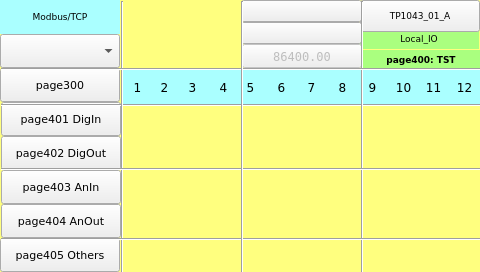
<?xml version="1.0" encoding="UTF-8"?>
<ui version="4.0">
<class>page400</class>
<widget class="QWidget" name="page400">
<property name="geometry">
<rect>
<x>0</x>
<y>0</y>
<width>480</width>
<height>272</height>
</rect>
</property>
<property name="minimumSize">
<size>
<width>480</width>
<height>272</height>
</size>
</property>
<property name="maximumSize">
<size>
<width>480</width>
<height>272</height>
</size>
</property>
<property name="windowTitle">
<string>page400</string>
</property>
<property name="styleSheet">
<string notr="true">QWidget#page400
{
background-color: rgb(255, 255, 127);
}</string>
</property>
<widget class="QLabel" name="label_18">
<property name="geometry">
<rect>
<x>359</x>
<y>29</y>
<width>120</width>
<height>20</height>
</rect>
</property>
<property name="font">
<font>
<family>DejaVu Sans</family>
  <pointsize>7</pointsize>
</font>
</property>
<property name="styleSheet">
<string notr="true">background-color: rgb(170, 255, 127);</string>
</property>
<property name="text">
<string>Local_IO</string>
</property>
<property name="alignment">
<set>Qt::AlignCenter</set>
</property>
</widget>
<widget class="ATCMbutton" name="atcmButton_5">
<property name="geometry">
<rect>
<x>360</x>
<y>0</y>
<width>120</width>
<height>32</height>
</rect>
</property>
<property name="font">
<font>
<family>DejaVu Sans</family>
  <pointsize>7</pointsize>
<weight>50</weight>
<bold>false</bold>
</font>
</property>
<property name="toolTip">
<string/>
</property>
<property name="whatsThis">
<string>ATCMbutton widget</string>
</property>
<property name="pageName">
<string>menu</string>
</property>
<property name="statusvar">
<string/>
</property>
<property name="viewStatus">
<bool>false</bool>
</property>
<property name="refresh">
<number>200</number>
</property>
<property name="visibilityVar">
<string/>
</property>
<property name="bgColor">
<color>
<red>85</red>
<green>255</green>
<blue>255</blue>
</color>
</property>
<property name="borderColor">
<color>
<red>220</red>
<green>220</green>
<blue>220</blue>
</color>
</property>
<property name="text">
<string>TP1043_01_A</string>
</property>
<property name="pressText">
<string>TP1043_01_A</string>
</property>
<property name="borderWidth">
<number>2</number>
</property>
<property name="borderRadius">
<number>0</number>
</property>
<property name="apparence">
<enum>QFrame::Raised</enum>
</property>
</widget>
<widget class="QLabel" name="label_PLC_DigIn_10">
<property name="geometry">
<rect>
<x>388</x>
<y>70</y>
<width>31</width>
<height>34</height>
</rect>
</property>
<property name="font">
<font>
<family>DejaVu Sans</family>
  <pointsize>9</pointsize>
</font>
</property>
<property name="styleSheet">
<string notr="true">background-color: rgb(170, 255, 255);</string>
</property>
<property name="text">
<string>10</string>
</property>
<property name="alignment">
<set>Qt::AlignCenter</set>
</property>
</widget>
<widget class="QLabel" name="label_PLC_DigIn_2">
<property name="geometry">
<rect>
<x>149</x>
<y>70</y>
<width>31</width>
<height>34</height>
</rect>
</property>
<property name="font">
<font>
<family>DejaVu Sans</family>
  <pointsize>9</pointsize>
</font>
</property>
<property name="styleSheet">
<string notr="true">background-color: rgb(170, 255, 255);</string>
</property>
<property name="text">
<string>2</string>
</property>
<property name="alignment">
<set>Qt::AlignCenter</set>
</property>
</widget>
<widget class="QLabel" name="label_PLC_DigIn_6">
<property name="geometry">
<rect>
<x>266</x>
<y>70</y>
<width>31</width>
<height>34</height>
</rect>
</property>
<property name="font">
<font>
<family>DejaVu Sans</family>
  <pointsize>9</pointsize>
</font>
</property>
<property name="styleSheet">
<string notr="true">background-color: rgb(170, 255, 255);</string>
</property>
<property name="text">
<string>6</string>
</property>
<property name="alignment">
<set>Qt::AlignCenter</set>
</property>
</widget>
<widget class="ATCMtime" name="atcmTime_2">
<property name="geometry">
<rect>
<x>241</x>
<y>22</y>
<width>121</width>
<height>22</height>
</rect>
</property>
<property name="font">
<font>
<family>DejaVu Sans Mono</family>
  <pointsize>8</pointsize>
</font>
</property>
<property name="toolTip">
<string>ATCM QTime</string>
</property>
<property name="whatsThis">
<string>ATCMtime widget</string>
</property>
<property name="bgColor">
<color>
<red>170</red>
<green>255</green>
<blue>127</blue>
</color>
</property>
<property name="borderWidth">
<number>0</number>
</property>
<property name="borderRadius">
<number>0</number>
</property>
</widget>
<widget class="QLabel" name="label_PLC_DigIn_5">
<property name="geometry">
<rect>
<x>235</x>
<y>70</y>
<width>31</width>
<height>34</height>
</rect>
</property>
<property name="font">
<font>
<family>DejaVu Sans</family>
  <pointsize>9</pointsize>
</font>
</property>
<property name="styleSheet">
<string notr="true">background-color: rgb(170, 255, 255);</string>
</property>
<property name="text">
<string>5</string>
</property>
<property name="alignment">
<set>Qt::AlignCenter</set>
</property>
</widget>
<widget class="ATCMbutton" name="atcmButton_page404">
<property name="geometry">
<rect>
<x>1</x>
<y>204</y>
<width>120</width>
<height>34</height>
</rect>
</property>
<property name="toolTip">
<string/>
</property>
<property name="whatsThis">
<string>ATCMbutton widget</string>
</property>
<property name="pageName">
<string>page404</string>
</property>
<property name="statusvar">
<string/>
</property>
<property name="viewStatus">
<bool>false</bool>
</property>
<property name="visibilityVar">
<string/>
</property>
<property name="bgColor">
<color>
<red>170</red>
<green>255</green>
<blue>255</blue>
</color>
</property>
<property name="text">
<string>page404 AnOut</string>
</property>
<property name="pressText">
<string>page404 AnOut</string>
</property>
<property name="borderWidth">
<number>0</number>
</property>
<property name="borderRadius">
<number>0</number>
</property>
<property name="apparence">
<enum>QFrame::Raised</enum>
</property>
<property name="font">
 <font>
  <family>DejaVu Sans</family>
  <pointsize>8</pointsize>
 </font>
</property>
</widget>
<widget class="QLabel" name="label_PLC_DigIn_11">
<property name="geometry">
<rect>
<x>418</x>
<y>70</y>
<width>31</width>
<height>34</height>
</rect>
</property>
<property name="font">
<font>
<family>DejaVu Sans</family>
  <pointsize>9</pointsize>
</font>
</property>
<property name="styleSheet">
<string notr="true">background-color: rgb(170, 255, 255);</string>
</property>
<property name="text">
<string>11</string>
</property>
<property name="alignment">
<set>Qt::AlignCenter</set>
</property>
</widget>
<widget class="ATCMdate" name="atcmDate">
<property name="geometry">
<rect>
<x>241</x>
<y>0</y>
<width>121</width>
<height>22</height>
</rect>
</property>
<property name="font">
<font>
<family>DejaVu Sans Mono</family>
  <pointsize>8</pointsize>
</font>
</property>
<property name="toolTip">
<string>ATCM QDate</string>
</property>
<property name="whatsThis">
<string>ATCMdate widget</string>
</property>
<property name="bgColor">
<color>
<red>170</red>
<green>255</green>
<blue>127</blue>
</color>
</property>
<property name="borderWidth">
<number>0</number>
</property>
<property name="borderRadius">
<number>0</number>
</property>
<property name="format">
<enum>ATCMdate::YYYY_MM_DD</enum>
</property>
</widget>
<widget class="QLabel" name="label_PLC_DigIn_1">
<property name="geometry">
<rect>
<x>122</x>
<y>70</y>
<width>31</width>
<height>34</height>
</rect>
</property>
<property name="font">
<font>
<family>DejaVu Sans</family>
  <pointsize>9</pointsize>
</font>
</property>
<property name="styleSheet">
<string notr="true">background-color: rgb(170, 255, 255);</string>
</property>
<property name="text">
<string>1</string>
</property>
<property name="alignment">
<set>Qt::AlignCenter</set>
</property>
</widget>
<widget class="QLabel" name="label_Page">
<property name="geometry">
<rect>
<x>361</x>
<y>50</y>
<width>120</width>
<height>20</height>
</rect>
</property>
<property name="font">
<font>
<family>DejaVu Sans</family>
  <pointsize>7</pointsize>
<weight>75</weight>
<bold>true</bold>
</font>
</property>
<property name="styleSheet">
<string notr="true">background-color: rgb(170, 255, 127);</string>
</property>
<property name="text">
<string>page400: TST</string>
</property>
<property name="alignment">
<set>Qt::AlignCenter</set>
</property>
</widget>
<widget class="ATCMbutton" name="atcmButton_page401">
<property name="geometry">
<rect>
<x>1</x>
<y>102</y>
<width>120</width>
<height>34</height>
</rect>
</property>
<property name="toolTip">
<string/>
</property>
<property name="whatsThis">
<string>ATCMbutton widget</string>
</property>
<property name="pageName">
<string>page401</string>
</property>
<property name="statusvar">
<string/>
</property>
<property name="viewStatus">
<bool>false</bool>
</property>
<property name="visibilityVar">
<string/>
</property>
<property name="bgColor">
<color>
<red>255</red>
<green>255</green>
<blue>127</blue>
</color>
</property>
<property name="text">
<string>page401 DigIn</string>
</property>
<property name="pressText">
<string>page401 DigIn</string>
</property>
<property name="borderWidth">
<number>0</number>
</property>
<property name="borderRadius">
<number>0</number>
</property>
<property name="apparence">
<enum>QFrame::Raised</enum>
</property>
<property name="font">
 <font>
  <family>DejaVu Sans</family>
  <pointsize>8</pointsize>
 </font>
</property>
</widget>
<widget class="Line" name="line_hr_2">
<property name="geometry">
<rect>
<x>1</x>
<y>168</y>
<width>481</width>
<height>3</height>
</rect>
</property>
<property name="orientation">
<enum>Qt::Horizontal</enum>
</property>
<property name="font">
 <font>
  <family>DejaVu Sans</family>
  <pointsize>8</pointsize>
 </font>
</property>
</widget>
<widget class="ATCMbutton" name="atcmButton_page403">
<property name="geometry">
<rect>
<x>1</x>
<y>170</y>
<width>120</width>
<height>34</height>
</rect>
</property>
<property name="toolTip">
<string/>
</property>
<property name="whatsThis">
<string>ATCMbutton widget</string>
</property>
<property name="pageName">
<string>page403</string>
</property>
<property name="statusvar">
<string/>
</property>
<property name="viewStatus">
<bool>false</bool>
</property>
<property name="visibilityVar">
<string/>
</property>
<property name="bgColor">
<color>
<red>255</red>
<green>255</green>
<blue>127</blue>
</color>
</property>
<property name="text">
<string>page403 AnIn</string>
</property>
<property name="pressText">
<string>page403 AnIn</string>
</property>
<property name="borderWidth">
<number>0</number>
</property>
<property name="borderRadius">
<number>0</number>
</property>
<property name="apparence">
<enum>QFrame::Raised</enum>
</property>
<property name="font">
 <font>
  <family>DejaVu Sans</family>
  <pointsize>8</pointsize>
 </font>
</property>
</widget>
<widget class="QLabel" name="label_PLC_DigIn_3">
<property name="geometry">
<rect>
<x>177</x>
<y>70</y>
<width>31</width>
<height>34</height>
</rect>
</property>
<property name="font">
<font>
<family>DejaVu Sans</family>
  <pointsize>9</pointsize>
</font>
</property>
<property name="styleSheet">
<string notr="true">background-color: rgb(170, 255, 255);</string>
</property>
<property name="text">
<string>3</string>
</property>
<property name="alignment">
<set>Qt::AlignCenter</set>
</property>
</widget>
<widget class="Line" name="line_hr_3">
<property name="geometry">
<rect>
<x>1</x>
<y>238</y>
<width>481</width>
<height>3</height>
</rect>
</property>
<property name="orientation">
<enum>Qt::Horizontal</enum>
</property>
<property name="font">
 <font>
  <family>DejaVu Sans</family>
  <pointsize>8</pointsize>
 </font>
</property>
</widget>
<widget class="ATCMled" name="atcmLed_PLC_DigOut_17">
<property name="geometry">
<rect>
<x>330</x>
<y>238</y>
<width>31</width>
<height>34</height>
</rect>
</property>
<property name="toolTip">
<string>TST_RTU1_RD</string>
</property>
<property name="whatsThis">
<string>ATCMled widget</string>
</property>
<property name="variable">
<string>TST_RTU1_RD</string>
</property>
<property name="refresh">
<number>500</number>
</property>
<property name="viewStatus">
<bool>false</bool>
</property>
<property name="visibilityVar">
<string/>
</property>
<property name="onIcon">
<iconset>
<normaloff>:/on.png</normaloff>:/on.png</iconset>
</property>
<property name="offIcon">
<iconset>
<normaloff>:/off.png</normaloff>:/off.png</iconset>
</property>
<property name="font">
 <font>
  <family>DejaVu Sans</family>
  <pointsize>8</pointsize>
 </font>
</property>
</widget>
<widget class="Line" name="line_vt_4">
<property name="geometry">
<rect>
<x>361</x>
<y>1</y>
<width>3</width>
<height>272</height>
</rect>
</property>
<property name="orientation">
<enum>Qt::Vertical</enum>
</property>
<property name="font">
 <font>
  <family>DejaVu Sans</family>
  <pointsize>8</pointsize>
 </font>
</property>
</widget>
<widget class="Line" name="line_hr_1">
<property name="geometry">
<rect>
<x>1</x>
<y>68</y>
<width>481</width>
<height>3</height>
</rect>
</property>
<property name="orientation">
<enum>Qt::Horizontal</enum>
</property>
<property name="font">
 <font>
  <family>DejaVu Sans</family>
  <pointsize>8</pointsize>
 </font>
</property>
</widget>
<widget class="ATCMled" name="atcmLed_PLC_DigOut_18">
<property name="geometry">
<rect>
<x>180</x>
<y>238</y>
<width>31</width>
<height>34</height>
</rect>
</property>
<property name="toolTip">
<string>TST_FWrevision</string>
</property>
<property name="whatsThis">
<string>ATCMled widget</string>
</property>
<property name="variable">
<string>TST_FWrevision</string>
</property>
<property name="refresh">
<number>500</number>
</property>
<property name="viewStatus">
<bool>false</bool>
</property>
<property name="visibilityVar">
<string/>
</property>
<property name="onIcon">
<iconset>
<normaloff>:/on.png</normaloff>:/on.png</iconset>
</property>
<property name="offIcon">
<iconset>
<normaloff>:/off.png</normaloff>:/off.png</iconset>
</property>
<property name="font">
 <font>
  <family>DejaVu Sans</family>
  <pointsize>8</pointsize>
 </font>
</property>
</widget>
<widget class="QLabel" name="label_PLC_DigIn_9">
<property name="geometry">
<rect>
<x>357</x>
<y>70</y>
<width>31</width>
<height>34</height>
</rect>
</property>
<property name="font">
<font>
<family>DejaVu Sans</family>
  <pointsize>9</pointsize>
</font>
</property>
<property name="styleSheet">
<string notr="true">background-color: rgb(170, 255, 255);</string>
</property>
<property name="text">
<string>9</string>
</property>
<property name="alignment">
<set>Qt::AlignCenter</set>
</property>
</widget>
<widget class="QLabel" name="label_PLC_DigIn_12">
<property name="geometry">
<rect>
<x>449</x>
<y>70</y>
<width>31</width>
<height>34</height>
</rect>
</property>
<property name="font">
<font>
<family>DejaVu Sans</family>
  <pointsize>9</pointsize>
</font>
</property>
<property name="styleSheet">
<string notr="true">background-color: rgb(170, 255, 255);</string>
</property>
<property name="text">
<string>12</string>
</property>
<property name="alignment">
<set>Qt::AlignCenter</set>
</property>
</widget>
<widget class="ATCMbutton" name="atcmButton_page402">
<property name="geometry">
<rect>
<x>1</x>
<y>136</y>
<width>120</width>
<height>34</height>
</rect>
</property>
<property name="toolTip">
<string/>
</property>
<property name="whatsThis">
<string>ATCMbutton widget</string>
</property>
<property name="pageName">
<string>page402</string>
</property>
<property name="statusvar">
<string/>
</property>
<property name="viewStatus">
<bool>false</bool>
</property>
<property name="visibilityVar">
<string/>
</property>
<property name="bgColor">
<color>
<red>170</red>
<green>255</green>
<blue>255</blue>
</color>
</property>
<property name="text">
<string>page402 DigOut</string>
</property>
<property name="pressText">
<string>page402 DigOut</string>
</property>
<property name="borderWidth">
<number>0</number>
</property>
<property name="borderRadius">
<number>0</number>
</property>
<property name="apparence">
<enum>QFrame::Raised</enum>
</property>
<property name="font">
 <font>
  <family>DejaVu Sans</family>
  <pointsize>8</pointsize>
 </font>
</property>
</widget>
<widget class="ATCMlabel" name="atcmLabel_PLC_time">
<property name="enabled">
<bool>false</bool>
</property>
<property name="geometry">
<rect>
<x>242</x>
<y>44</y>
<width>120</width>
<height>24</height>
</rect>
</property>
<property name="font">
<font>
<family>DejaVu Sans Mono</family>
  <pointsize>9</pointsize>
</font>
</property>
<property name="text">
<string>86400.00</string>
</property>
<property name="toolTip">
<string>PLC_time</string>
</property>
<property name="whatsThis">
<string>ATCMlabel widget</string>
</property>
<property name="variable">
<string>PLC_time</string>
</property>
<property name="refresh">
<number>500</number>
</property>
<property name="max">
<string>0</string>
</property>
<property name="min">
<string>0</string>
</property>
<property name="viewStatus">
<bool>false</bool>
</property>
<property name="visibilityVar">
<string/>
</property>
<property name="bgColor">
<color>
<red>170</red>
<green>255</green>
<blue>127</blue>
</color>
</property>
<property name="fontColor">
<color>
<red>0</red>
<green>0</green>
<blue>0</blue>
</color>
</property>
<property name="borderWidth">
<number>0</number>
</property>
<property name="borderRadius">
<number>0</number>
</property>
</widget>
<widget class="ATCMled" name="atcmLed_PLC_DigOut_19">
<property name="geometry">
<rect>
<x>210</x>
<y>238</y>
<width>31</width>
<height>34</height>
</rect>
</property>
<property name="toolTip">
<string>TST_HWconfig</string>
</property>
<property name="whatsThis">
<string>ATCMled widget</string>
</property>
<property name="variable">
<string>TST_HWconfig</string>
</property>
<property name="refresh">
<number>500</number>
</property>
<property name="viewStatus">
<bool>false</bool>
</property>
<property name="visibilityVar">
<string/>
</property>
<property name="onIcon">
<iconset>
<normaloff>:/on.png</normaloff>:/on.png</iconset>
</property>
<property name="offIcon">
<iconset>
<normaloff>:/off.png</normaloff>:/off.png</iconset>
</property>
<property name="font">
 <font>
  <family>DejaVu Sans</family>
  <pointsize>8</pointsize>
 </font>
</property>
</widget>
<widget class="Line" name="line_vt_2">
<property name="geometry">
<rect>
<x>241</x>
<y>1</y>
<width>3</width>
<height>272</height>
</rect>
</property>
<property name="orientation">
<enum>Qt::Vertical</enum>
</property>
<property name="font">
 <font>
  <family>DejaVu Sans</family>
  <pointsize>8</pointsize>
 </font>
</property>
</widget>
<widget class="Line" name="line_hr_4">
<property name="geometry">
<rect>
<x>1</x>
<y>104</y>
<width>481</width>
<height>3</height>
</rect>
</property>
<property name="orientation">
<enum>Qt::Horizontal</enum>
</property>
<property name="font">
 <font>
  <family>DejaVu Sans</family>
  <pointsize>8</pointsize>
 </font>
</property>
</widget>
<widget class="QLabel" name="label_PLC_DigIn_8">
<property name="geometry">
<rect>
<x>327</x>
<y>70</y>
<width>31</width>
<height>34</height>
</rect>
</property>
<property name="font">
<font>
<family>DejaVu Sans</family>
  <pointsize>9</pointsize>
</font>
</property>
<property name="styleSheet">
<string notr="true">background-color: rgb(170, 255, 255);</string>
</property>
<property name="text">
<string>8</string>
</property>
<property name="alignment">
<set>Qt::AlignCenter</set>
</property>
</widget>
<widget class="QLabel" name="label_PLC_DigIn_7">
<property name="geometry">
<rect>
<x>296</x>
<y>70</y>
<width>31</width>
<height>34</height>
</rect>
</property>
<property name="font">
<font>
<family>DejaVu Sans</family>
  <pointsize>9</pointsize>
</font>
</property>
<property name="styleSheet">
<string notr="true">background-color: rgb(170, 255, 255);</string>
</property>
<property name="text">
<string>7</string>
</property>
<property name="alignment">
<set>Qt::AlignCenter</set>
</property>
</widget>
<widget class="QLabel" name="label_PLC_DigIn_4">
<property name="geometry">
<rect>
<x>208</x>
<y>70</y>
<width>31</width>
<height>34</height>
</rect>
</property>
<property name="font">
<font>
<family>DejaVu Sans</family>
  <pointsize>9</pointsize>
</font>
</property>
<property name="styleSheet">
<string notr="true">background-color: rgb(170, 255, 255);</string>
</property>
<property name="text">
<string>4</string>
</property>
<property name="alignment">
<set>Qt::AlignCenter</set>
</property>
</widget>
<widget class="ATCMled" name="atcmLed_PLC_DigOut_20">
<property name="geometry">
<rect>
<x>300</x>
<y>238</y>
<width>31</width>
<height>34</height>
</rect>
</property>
<property name="toolTip">
<string>TST_RTU1_WR</string>
</property>
<property name="whatsThis">
<string>ATCMled widget</string>
</property>
<property name="variable">
<string>TST_RTU1_WR</string>
</property>
<property name="refresh">
<number>500</number>
</property>
<property name="viewStatus">
<bool>false</bool>
</property>
<property name="visibilityVar">
<string/>
</property>
<property name="onIcon">
<iconset>
<normaloff>:/on.png</normaloff>:/on.png</iconset>
</property>
<property name="offIcon">
<iconset>
<normaloff>:/off.png</normaloff>:/off.png</iconset>
</property>
<property name="font">
 <font>
  <family>DejaVu Sans</family>
  <pointsize>8</pointsize>
 </font>
</property>
</widget>
<widget class="Line" name="line_vt_1">
<property name="geometry">
<rect>
<x>121</x>
<y>1</y>
<width>3</width>
<height>272</height>
</rect>
</property>
<property name="orientation">
<enum>Qt::Vertical</enum>
</property>
<property name="font">
 <font>
  <family>DejaVu Sans</family>
  <pointsize>8</pointsize>
 </font>
</property>
</widget>
<widget class="ATCMbutton" name="atcmButton_page405">
<property name="geometry">
<rect>
<x>0</x>
<y>238</y>
<width>120</width>
<height>34</height>
</rect>
</property>
<property name="toolTip">
<string/>
</property>
<property name="whatsThis">
<string>ATCMbutton widget</string>
</property>
<property name="pageName">
<string>page405</string>
</property>
<property name="statusvar">
<string/>
</property>
<property name="viewStatus">
<bool>false</bool>
</property>
<property name="visibilityVar">
<string/>
</property>
<property name="bgColor">
<color>
<red>255</red>
<green>255</green>
<blue>127</blue>
</color>
</property>
<property name="text">
<string>page405 Others</string>
</property>
<property name="pressText">
<string>page405 Others</string>
</property>
<property name="borderWidth">
<number>0</number>
</property>
<property name="borderRadius">
<number>0</number>
</property>
<property name="apparence">
<enum>QFrame::Raised</enum>
</property>
<property name="font">
 <font>
  <family>DejaVu Sans</family>
  <pointsize>8</pointsize>
 </font>
</property>
</widget>
<widget class="ATCManimation" name="atcmAnimation_TEST_STATUS">
<property name="geometry">
<rect>
<x>120</x>
<y>0</y>
<width>120</width>
<height>68</height>
</rect>
</property>
<property name="toolTip">
<string>TEST_STATUS</string>
</property>
<property name="whatsThis">
<string>ATCManimation widget</string>
</property>
<property name="mapping">
<string>0;:/icons/my_img/local.png;216;:/icons/my_img/remote.png;42;:/icons/my_img/done.png</string>
</property>
<property name="variable">
<string>TEST_STATUS</string>
</property>
<property name="refresh">
<number>500</number>
</property>
<property name="viewStatus">
<bool>false</bool>
</property>
<property name="visibilityVar">
<string/>
</property>
<property name="font">
 <font>
  <family>DejaVu Sans</family>
  <pointsize>8</pointsize>
 </font>
</property>
</widget>
<widget class="ATCMcombobox" name="atcmComboBox">
<property name="geometry">
<rect>
<x>0</x>
<y>34</y>
<width>120</width>
<height>34</height>
</rect>
</property>
<property name="font">
<font>
<family>DejaVu Sans</family>
  <pointsize>7</pointsize>
</font>
</property>
<property name="toolTip">
<string>TEST_COMMAND</string>
</property>
<property name="whatsThis">
<string>ATCMcombobox widget</string>
</property>
<property name="variable">
<string>TEST_COMMAND</string>
</property>
<property name="refresh">
<number>500</number>
</property>
<property name="viewStatus">
<bool>false</bool>
</property>
<property name="writeAcknowledge">
<bool>false</bool>
</property>
<property name="visibilityVar">
<string/>
</property>
<property name="bgColor">
<color>
<red>170</red>
<green>255</green>
<blue>127</blue>
</color>
</property>
<property name="borderWidth">
<number>0</number>
</property>
<property name="borderRadius">
<number>0</number>
</property>
<property name="mapping">
<string>0;LOCAL;216;REMOTE;42;DONE</string>
</property>
</widget>
<widget class="QLabel" name="label_Start_3">
<property name="geometry">
<rect>
<x>0</x>
<y>0</y>
<width>120</width>
<height>34</height>
</rect>
</property>
<property name="font">
<font>
<family>DejaVu Sans</family>
  <pointsize>7</pointsize>
</font>
</property>
<property name="styleSheet">
<string notr="true">background-color: rgb(170, 255, 255);</string>
</property>
<property name="text">
<string>Modbus/TCP</string>
</property>
<property name="alignment">
<set>Qt::AlignCenter</set>
</property>
</widget>
<widget class="ATCMbutton" name="atcmButton_page402_2">
<property name="geometry">
<rect>
<x>0</x>
<y>68</y>
<width>120</width>
<height>34</height>
</rect>
</property>
<property name="toolTip">
<string/>
</property>
<property name="whatsThis">
<string>ATCMbutton widget</string>
</property>
<property name="pageName">
<string>page300</string>
</property>
<property name="statusvar">
<string/>
</property>
<property name="viewStatus">
<bool>false</bool>
</property>
<property name="visibilityVar">
<string/>
</property>
<property name="bgColor">
<color>
<red>170</red>
<green>255</green>
<blue>255</blue>
</color>
</property>
<property name="text">
<string>page300</string>
</property>
<property name="pressText">
<string>page300</string>
</property>
<property name="borderWidth">
<number>0</number>
</property>
<property name="borderRadius">
<number>0</number>
</property>
<property name="apparence">
<enum>QFrame::Raised</enum>
</property>
<property name="font">
 <font>
  <family>DejaVu Sans</family>
  <pointsize>8</pointsize>
 </font>
</property>
</widget>
<zorder>atcmButton_page402_2</zorder>
<zorder>label_18</zorder>
<zorder>atcmButton_5</zorder>
<zorder>label_PLC_DigIn_10</zorder>
<zorder>label_PLC_DigIn_2</zorder>
<zorder>label_PLC_DigIn_6</zorder>
<zorder>label_PLC_DigIn_5</zorder>
<zorder>atcmButton_page404</zorder>
<zorder>label_PLC_DigIn_11</zorder>
<zorder>label_PLC_DigIn_1</zorder>
<zorder>label_Page</zorder>
<zorder>atcmButton_page401</zorder>
<zorder>atcmButton_page403</zorder>
<zorder>label_PLC_DigIn_3</zorder>
<zorder>atcmLed_PLC_DigOut_17</zorder>
<zorder>atcmLed_PLC_DigOut_18</zorder>
<zorder>label_PLC_DigIn_9</zorder>
<zorder>label_PLC_DigIn_12</zorder>
<zorder>atcmButton_page402</zorder>
<zorder>atcmLed_PLC_DigOut_19</zorder>
<zorder>label_PLC_DigIn_8</zorder>
<zorder>label_PLC_DigIn_7</zorder>
<zorder>label_PLC_DigIn_4</zorder>
<zorder>atcmLed_PLC_DigOut_20</zorder>
<zorder>atcmButton_page405</zorder>
<zorder>atcmLabel_PLC_time</zorder>
<zorder>atcmTime_2</zorder>
<zorder>atcmDate</zorder>
<zorder>atcmAnimation_TEST_STATUS</zorder>
<zorder>atcmComboBox</zorder>
<zorder>label_Start_3</zorder>
<zorder>line_hr_4</zorder>
<zorder>line_vt_4</zorder>
<zorder>line_vt_1</zorder>
<zorder>line_hr_1</zorder>
<zorder>line_hr_2</zorder>
<zorder>line_hr_3</zorder>
<zorder>line_vt_2</zorder>
</widget>
<customwidgets>
<customwidget>
<class>ATCManimation</class>
<extends>QLabel</extends>
<header>atcmplugin.h</header>
</customwidget>
<customwidget>
<class>ATCMbutton</class>
<extends>QPushButton</extends>
<header>atcmplugin.h</header>
</customwidget>
<customwidget>
<class>ATCMcombobox</class>
<extends>QComboBox</extends>
<header>atcmplugin.h</header>
</customwidget>
<customwidget>
<class>ATCMdate</class>
<extends>QPushButton</extends>
<header>atcmplugin.h</header>
</customwidget>
<customwidget>
<class>ATCMlabel</class>
<extends>QPushButton</extends>
<header>atcmplugin.h</header>
</customwidget>
<customwidget>
<class>ATCMled</class>
<extends>QLabel</extends>
<header>atcmplugin.h</header>
</customwidget>
<customwidget>
<class>ATCMtime</class>
<extends>QPushButton</extends>
<header>atcmplugin.h</header>
</customwidget>
</customwidgets>
<resources/>
<connections>
<connection>
<sender>atcmButton_5</sender>
<signal>newPage(const char*,bool)</signal>
<receiver>page400</receiver>
<slot>goto_page(const char*,bool)</slot>
<hints>
<hint type="sourcelabel">
<x>20</x>
<y>20</y>
</hint>
<hint type="destinationlabel">
<x>20</x>
<y>20</y>
</hint>
</hints>
</connection>
<connection>
<sender>atcmButton_page404</sender>
<signal>newPage(const char*,bool)</signal>
<receiver>page400</receiver>
<slot>goto_page(const char*,bool)</slot>
<hints>
<hint type="sourcelabel">
<x>20</x>
<y>20</y>
</hint>
<hint type="destinationlabel">
<x>20</x>
<y>20</y>
</hint>
</hints>
</connection>
<connection>
<sender>atcmButton_page401</sender>
<signal>newPage(const char*,bool)</signal>
<receiver>page400</receiver>
<slot>goto_page(const char*,bool)</slot>
<hints>
<hint type="sourcelabel">
<x>20</x>
<y>20</y>
</hint>
<hint type="destinationlabel">
<x>20</x>
<y>20</y>
</hint>
</hints>
</connection>
<connection>
<sender>atcmButton_page403</sender>
<signal>newPage(const char*,bool)</signal>
<receiver>page400</receiver>
<slot>goto_page(const char*,bool)</slot>
<hints>
<hint type="sourcelabel">
<x>20</x>
<y>20</y>
</hint>
<hint type="destinationlabel">
<x>20</x>
<y>20</y>
</hint>
</hints>
</connection>
<connection>
<sender>atcmButton_page402</sender>
<signal>newPage(const char*,bool)</signal>
<receiver>page400</receiver>
<slot>goto_page(const char*,bool)</slot>
<hints>
<hint type="sourcelabel">
<x>20</x>
<y>20</y>
</hint>
<hint type="destinationlabel">
<x>20</x>
<y>20</y>
</hint>
</hints>
</connection>
<connection>
<sender>atcmButton_page405</sender>
<signal>newPage(const char*,bool)</signal>
<receiver>page400</receiver>
<slot>goto_page(const char*,bool)</slot>
<hints>
<hint type="sourcelabel">
<x>20</x>
<y>20</y>
</hint>
<hint type="destinationlabel">
<x>20</x>
<y>20</y>
</hint>
</hints>
</connection>
<connection>
<sender>atcmButton_page402_2</sender>
<signal>newPage(const char*,bool)</signal>
<receiver>page400</receiver>
<slot>goto_page(const char*,bool)</slot>
<hints>
<hint type="sourcelabel">
<x>20</x>
<y>20</y>
</hint>
<hint type="destinationlabel">
<x>20</x>
<y>20</y>
</hint>
</hints>
</connection>
</connections>
<slots>
<slot>goto_page(const char*,bool)</slot>
</slots>
</ui>
